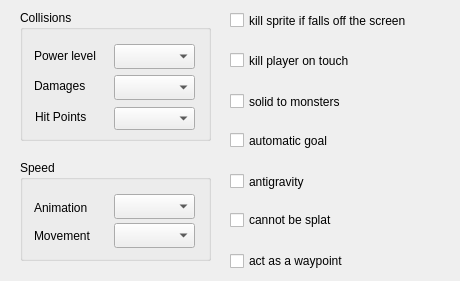
  <widget class="QWizardPage" name="pageFeatures">
   <property name="subTitle">
    <string>Features</string>
   </property>
   <widget class="QCheckBox" name="cKillOffScreen">
    <property name="geometry">
     <rect>
      <x>230</x>
      <y>10</y>
      <width>221</width>
      <height>21</height>
     </rect>
    </property>
    <property name="toolTip">
     <string>Kills this sprite if it falls off the screen.</string>
    </property>
    <property name="whatsThis">
     <string>Kills this sprite if it falls off the screen.</string>
    </property>
    <property name="text">
     <string>kill sprite if falls off the screen</string>
    </property>
   </widget>
   <widget class="QCheckBox" name="cKillPlayerOnTouch">
    <property name="geometry">
     <rect>
      <x>230</x>
      <y>50</y>
      <width>171</width>
      <height>21</height>
     </rect>
    </property>
    <property name="toolTip">
     <string>Kills the hero if he/she touches this sprite.</string>
    </property>
    <property name="whatsThis">
     <string>Kills the hero if he/she touches this sprite.</string>
    </property>
    <property name="text">
     <string>kill player on touch</string>
    </property>
   </widget>
   <widget class="QGroupBox" name="groupBox_4">
    <property name="geometry">
     <rect>
      <x>20</x>
      <y>10</y>
      <width>191</width>
      <height>131</height>
     </rect>
    </property>
    <property name="title">
     <string>Collisions</string>
    </property>
    <widget class="QComboBox" name="cbDamages">
     <property name="geometry">
      <rect>
       <x>94</x>
       <y>65</y>
       <width>81</width>
       <height>25</height>
      </rect>
     </property>
    </widget>
    <widget class="QLabel" name="label_61">
     <property name="geometry">
      <rect>
       <x>14</x>
       <y>38</y>
       <width>81</width>
       <height>16</height>
      </rect>
     </property>
     <property name="text">
      <string>Power level</string>
     </property>
    </widget>
    <widget class="QComboBox" name="cbPowerLevel">
     <property name="geometry">
      <rect>
       <x>94</x>
       <y>34</y>
       <width>81</width>
       <height>25</height>
      </rect>
     </property>
    </widget>
    <widget class="QLabel" name="label_62">
     <property name="geometry">
      <rect>
       <x>14</x>
       <y>68</y>
       <width>61</width>
       <height>16</height>
      </rect>
     </property>
     <property name="text">
      <string>Damages</string>
     </property>
    </widget>
    <widget class="QLabel" name="label_63">
     <property name="geometry">
      <rect>
       <x>15</x>
       <y>100</y>
       <width>52</width>
       <height>14</height>
      </rect>
     </property>
     <property name="text">
      <string>Hit Points</string>
     </property>
    </widget>
    <widget class="QComboBox" name="cbHP">
     <property name="geometry">
      <rect>
       <x>94</x>
       <y>97</y>
       <width>81</width>
       <height>23</height>
      </rect>
     </property>
    </widget>
   </widget>
   <widget class="QGroupBox" name="groupBox">
    <property name="geometry">
     <rect>
      <x>20</x>
      <y>160</y>
      <width>191</width>
      <height>101</height>
     </rect>
    </property>
    <property name="title">
     <string>Speed</string>
    </property>
    <widget class="QLabel" name="label_19">
     <property name="geometry">
      <rect>
       <x>14</x>
       <y>38</y>
       <width>71</width>
       <height>20</height>
      </rect>
     </property>
     <property name="text">
      <string>Animation</string>
     </property>
    </widget>
    <widget class="QComboBox" name="cbAnimateSpeed">
     <property name="geometry">
      <rect>
       <x>94</x>
       <y>34</y>
       <width>81</width>
       <height>25</height>
      </rect>
     </property>
    </widget>
    <widget class="QLabel" name="label_7">
     <property name="geometry">
      <rect>
       <x>14</x>
       <y>68</y>
       <width>71</width>
       <height>16</height>
      </rect>
     </property>
     <property name="text">
      <string>Movement</string>
     </property>
    </widget>
    <widget class="QComboBox" name="cbMoveSpeed">
     <property name="geometry">
      <rect>
       <x>94</x>
       <y>63</y>
       <width>81</width>
       <height>25</height>
      </rect>
     </property>
    </widget>
   </widget>
   <widget class="QCheckBox" name="cSolid">
    <property name="geometry">
     <rect>
      <x>230</x>
      <y>90</y>
      <width>141</width>
      <height>23</height>
     </rect>
    </property>
    <property name="toolTip">
     <string>Monsters cannot traverse this sprite.</string>
    </property>
    <property name="statusTip">
     <string/>
    </property>
    <property name="whatsThis">
     <string>Monsters cannot traverse this sprite.</string>
    </property>
    <property name="text">
     <string>solid to monsters</string>
    </property>
   </widget>
   <widget class="QCheckBox" name="cAutomaticGoal">
    <property name="geometry">
     <rect>
      <x>230</x>
      <y>130</y>
      <width>141</width>
      <height>21</height>
     </rect>
    </property>
    <property name="toolTip">
     <string>This sprite will be automatically marked a goal for completing the level.  Every levels MUST include at least ONE goal. </string>
    </property>
    <property name="whatsThis">
     <string>This sprite will be automatically marked a goal for completing the level.  Every levels MUST include at least ONE goal. </string>
    </property>
    <property name="text">
     <string>automatic goal</string>
    </property>
   </widget>
   <widget class="QCheckBox" name="cNoSplat">
    <property name="geometry">
     <rect>
      <x>230</x>
      <y>210</y>
      <width>151</width>
      <height>20</height>
     </rect>
    </property>
    <property name="toolTip">
     <string>When the hero lands on this sprite, he/she won't be able to splatten it. </string>
    </property>
    <property name="whatsThis">
     <string>When the hero lands on this sprite, he/she won't be able to splatten it. </string>
    </property>
    <property name="text">
     <string>cannot be splat</string>
    </property>
   </widget>
   <widget class="QCheckBox" name="cNoGravity">
    <property name="geometry">
     <rect>
      <x>230</x>
      <y>170</y>
      <width>131</width>
      <height>23</height>
     </rect>
    </property>
    <property name="toolTip">
     <string>If a gravity environment this sprite will prevent the hero and monsters from falling.</string>
    </property>
    <property name="whatsThis">
     <string>If a gravity environment this sprite will prevent the hero and monsters from falling.</string>
    </property>
    <property name="text">
     <string>antigravity</string>
    </property>
   </widget>
   <widget class="QCheckBox" name="cWaypoint">
    <property name="geometry">
     <rect>
      <x>230</x>
      <y>250</y>
      <width>161</width>
      <height>22</height>
     </rect>
    </property>
    <property name="toolTip">
     <string>When touched this sprite will take a snapshot of the current level and allow the hero to return to that state upon death. This lets you setup progression milestones on a level.</string>
    </property>
    <property name="whatsThis">
     <string>When touched this sprite will take a snapshot of the current level and allow the hero to return to that state upon death. This lets you setup progression milestones on a level.</string>
    </property>
    <property name="text">
     <string>act as a waypoint</string>
    </property>
   </widget>
  </widget>
